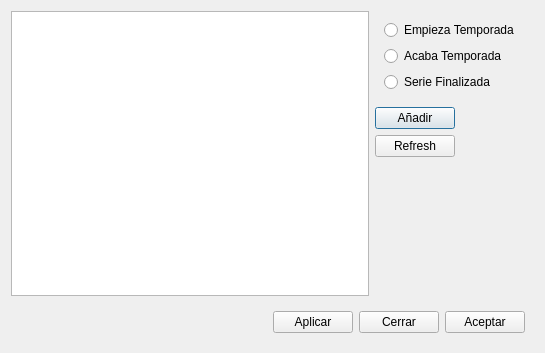
<?xml version="1.0" encoding="UTF-8"?>
<ui version="4.0">
 <class>Dialog</class>
 <widget class="QDialog" name="Dialog">
  <property name="geometry">
   <rect>
    <x>0</x>
    <y>0</y>
    <width>545</width>
    <height>353</height>
   </rect>
  </property>
  <property name="windowTitle">
   <string>Dialog</string>
  </property>
  <property name="windowIcon">
   <iconset resource="fatcow.qrc">
    <normaloff>:/Iconos/Icons/fatcow/Principal.png</normaloff>:/Iconos/Icons/fatcow/Principal.png</iconset>
  </property>
  <layout class="QGridLayout" name="gridLayout_2">
   <item row="0" column="1">
    <widget class="QWidget" name="widget" native="true">
     <layout class="QVBoxLayout" name="verticalLayout">
      <item>
       <widget class="QRadioButton" name="radioButtonEmpieza">
        <property name="text">
         <string>Empieza Temporada</string>
        </property>
       </widget>
      </item>
      <item>
       <widget class="QRadioButton" name="radioButtonAcabaT">
        <property name="text">
         <string>Acaba Temporada</string>
        </property>
       </widget>
      </item>
      <item>
       <widget class="QRadioButton" name="radioButtonFinalizada">
        <property name="text">
         <string>Serie Finalizada</string>
        </property>
       </widget>
      </item>
     </layout>
    </widget>
   </item>
   <item row="1" column="1" alignment="Qt::AlignLeft">
    <widget class="QPushButton" name="pushButtonAnadir">
     <property name="text">
      <string>Añadir</string>
     </property>
     <property name="icon">
      <iconset resource="fatcow.qrc">
       <normaloff>:/Iconos/Icons/fatcow/add.png</normaloff>:/Iconos/Icons/fatcow/add.png</iconset>
     </property>
    </widget>
   </item>
   <item row="2" column="1" alignment="Qt::AlignLeft">
    <widget class="QPushButton" name="pushButtonRefresh">
     <property name="text">
      <string>Refresh</string>
     </property>
     <property name="icon">
      <iconset resource="fatcow.qrc">
       <normaloff>:/Iconos/Icons/fatcow/arrow_refresh.png</normaloff>:/Iconos/Icons/fatcow/arrow_refresh.png</iconset>
     </property>
    </widget>
   </item>
   <item row="0" column="0" rowspan="4">
    <layout class="QGridLayout" name="gridLayout">
     <item row="0" column="0">
      <widget class="QListWidget" name="listWidget">
       <property name="editTriggers">
        <set>QAbstractItemView::AllEditTriggers</set>
       </property>
       <property name="layoutMode">
        <enum>QListView::Batched</enum>
       </property>
       <property name="selectionRectVisible">
        <bool>false</bool>
       </property>
      </widget>
     </item>
    </layout>
   </item>
   <item row="3" column="1">
    <widget class="QWidget" name="widget_2" native="true">
     <layout class="QVBoxLayout" name="verticalLayout_2">
      <item>
       <spacer name="verticalSpacer_2">
        <property name="orientation">
         <enum>Qt::Vertical</enum>
        </property>
        <property name="sizeHint" stdset="0">
         <size>
          <width>20</width>
          <height>158</height>
         </size>
        </property>
       </spacer>
      </item>
     </layout>
    </widget>
   </item>
   <item row="4" column="0" colspan="3">
    <widget class="QWidget" name="WidgetBotones" native="true">
     <layout class="QHBoxLayout" name="LayoutBotones_2">
      <item>
       <widget class="QLabel" name="label_Info">
        <property name="text">
         <string/>
        </property>
       </widget>
      </item>
      <item>
       <spacer name="horizontalSpacer">
        <property name="orientation">
         <enum>Qt::Horizontal</enum>
        </property>
        <property name="sizeHint" stdset="0">
         <size>
          <width>40</width>
          <height>20</height>
         </size>
        </property>
       </spacer>
      </item>
      <item>
       <widget class="QPushButton" name="pushButtonAplicar">
        <property name="text">
         <string>Aplicar</string>
        </property>
        <property name="icon">
         <iconset resource="fatcow.qrc">
          <normaloff>:/Iconos/Icons/fatcow/accept_button.png</normaloff>:/Iconos/Icons/fatcow/accept_button.png</iconset>
        </property>
       </widget>
      </item>
      <item>
       <widget class="QPushButton" name="pushButtonCerrar">
        <property name="text">
         <string>Cerrar</string>
        </property>
        <property name="icon">
         <iconset resource="fatcow.qrc">
          <normaloff>:/Iconos/Icons/fatcow/cancel.png</normaloff>:/Iconos/Icons/fatcow/cancel.png</iconset>
        </property>
       </widget>
      </item>
      <item>
       <widget class="QPushButton" name="pushButtonAceptar">
        <property name="text">
         <string>Aceptar</string>
        </property>
        <property name="icon">
         <iconset resource="fatcow.qrc">
          <normaloff>:/Iconos/Icons/fatcow/file_save_as.png</normaloff>:/Iconos/Icons/fatcow/file_save_as.png</iconset>
        </property>
       </widget>
      </item>
     </layout>
    </widget>
   </item>
  </layout>
 </widget>
 <resources>
  <include location="fatcow.qrc"/>
 </resources>
 <connections/>
</ui>
